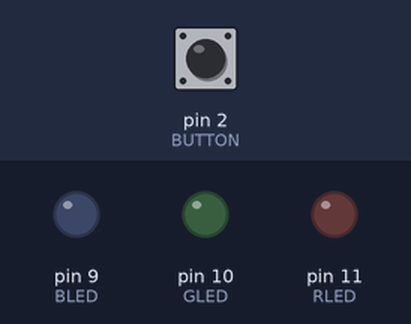
Recording of a sketch running on a simulated Arduino Uno, built with avr-gcc and run on an emulated ATmega328P. Shown: output pins drawn as LEDs (lit = HIGH). The test bench sets the inputs (shaded band); at power-on: pin 2 (BUTTON) LOW.

Above: at 1.2 s.
1.3 s: pin 2 (BUTTON) pulled HIGH for 0.15 s
At 2.2 s:
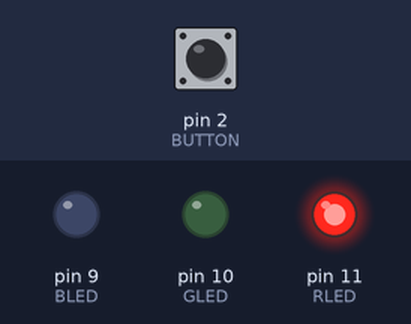
2.9 s: pin 2 (BUTTON) pulled HIGH for 1 s
At 3.4 s:
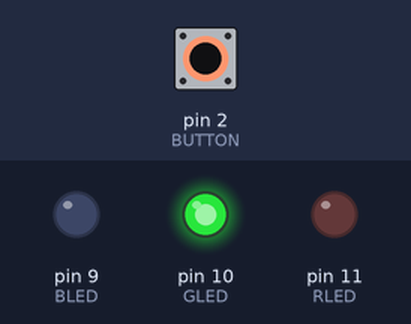
5.4 s: pin 2 (BUTTON) pulled HIGH for 0.15 s
At 6.5 s:
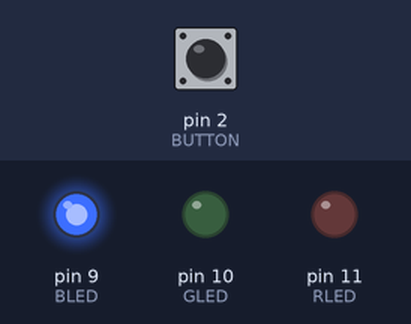
7.0 s: pin 2 (BUTTON) pulled HIGH for 3.2 s
At 7.7 s:
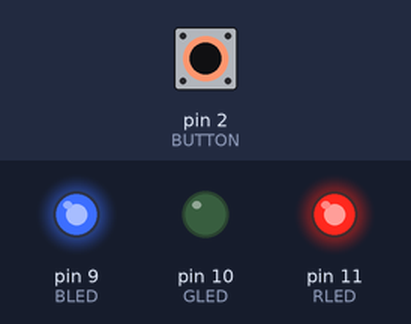
11.7 s: pin 2 (BUTTON) pulled HIGH for 0.15 s
At 12.5 s:
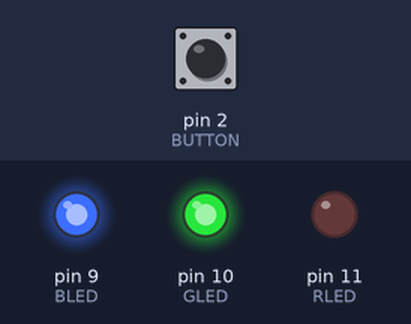
13.3 s: pin 2 (BUTTON) pulled HIGH for 1 s
At 13.7 s:
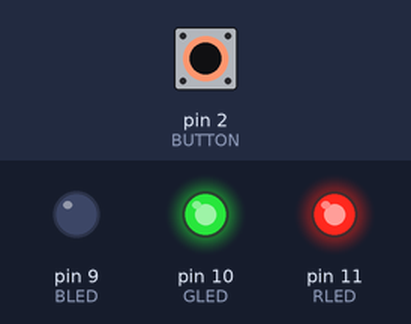
Timing chart, 0 to 16.3 s (numbered marks = the images above; inputs shaded):
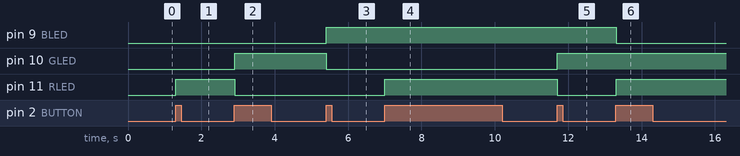

Measured:
- after the input at 1.3 s, pin 11 (RLED): LOW → HIGH at once
- after the input at 2.9 s, pin 10 (GLED): LOW → HIGH at once; pin 11 (RLED): HIGH → LOW at once
- after the input at 5.4 s, pin 9 (BLED): LOW → HIGH at once; pin 10 (GLED): HIGH → LOW at once
- after the input at 7.0 s, pin 11 (RLED): LOW → HIGH at once
- after the input at 11.7 s, pin 10 (GLED): LOW → HIGH at once; pin 11 (RLED): HIGH → LOW at once
- after the input at 13.3 s, pin 9 (BLED): HIGH → LOW at once; pin 11 (RLED): LOW → HIGH at once

The sketch:

Diod04.ino
```cpp
const int LED=9;
const int BUTTON=2;
const int BLED = 9;
const int GLED = 10;
const int RLED = 11;

boolean lastButton = LOW;
boolean currentButton = LOW;
int ledMode = 0;

void setup() {
  pinMode(BLED, OUTPUT);
  pinMode(GLED, OUTPUT);
  pinMode(RLED, OUTPUT);
  pinMode(BUTTON, INPUT);

}

boolean debounce(boolean last)
{
  boolean current = digitalRead(BUTTON);
  if(last != current){
    delay(5);
    current = digitalRead(BUTTON);
    return current;
  }
}

void setMode(int mode)
{
  switch(mode){
    case 1: digitalWrite(RLED, HIGH);
            digitalWrite(GLED, LOW);
            digitalWrite(BLED, LOW);
            break;
    case 2: digitalWrite(RLED, LOW);
            digitalWrite(GLED, HIGH);
            digitalWrite(BLED, LOW);
            break;
    case 3: digitalWrite(RLED, LOW);
            digitalWrite(GLED, LOW);
            digitalWrite(BLED, HIGH);
            break;
    case 4: digitalWrite(RLED, 127);
            digitalWrite(GLED, 0);
            digitalWrite(BLED, 127);
            break;
    case 5: digitalWrite(RLED, 0);
            digitalWrite(GLED, 127);
            digitalWrite(BLED, 127);
            break;
    case 6: digitalWrite(RLED, 127);
            digitalWrite(GLED, 127);
            digitalWrite(BLED, 0);
            break;
    case 7: digitalWrite(RLED, 85);
            digitalWrite(GLED, 85);
            digitalWrite(BLED, 85);
            break;
    default:digitalWrite(RLED, LOW);
            digitalWrite(GLED, LOW);
            digitalWrite(BLED, LOW);
            break;
  }
}

void loop() {
  currentButton = debounce(lastButton);
  if(lastButton == LOW && currentButton == HIGH){
    ledMode++;
  }
  lastButton = currentButton;

  if(ledMode == 8)ledMode = 0;

  setMode(ledMode);
}
```
